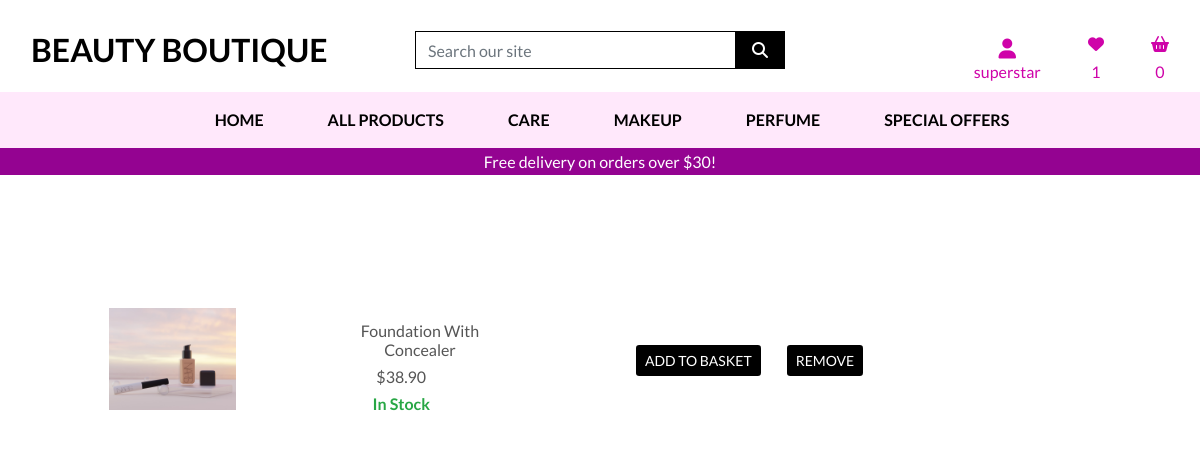
The page /favourites/ (signed in) on the database its author committed.
### products/models.py (models this page shows, shortened)
class Product(models.Model):
    category = models.ForeignKey('Category', null=True, blank=True,
                                 on_delete=models.SET_NULL)
    sku = models.CharField(max_length=254, null=True, blank=True)
    name = models.CharField(max_length=254)
    description = models.TextField()
    application = models.TextField()
    ingredients = models.TextField()
    price = models.DecimalField(max_digits=6, decimal_places=2)
    rating = models.DecimalField(max_digits=6, decimal_places=2, null=True,
                                 blank=True)
    image_url = models.URLField(max_length=1024, null=True, blank=True)
    image = models.ImageField(null=True, blank=True)
    available_products =  models.IntegerField(default=15)
    user_favourites = models.ManyToManyField(User, related_name='favourites', blank=True)

### favourites/views.py (the view)
# urls.py: path('', views.view_favourites, name='view_favourites'),
def view_favourites(request):
    return render(request, 'favourites/favourites.html')

### basket/contexts.py (called while the page is built, shortened)
def basket_contents(request):
    basket_items = []
    total = 0
    product_count = 0
    basket = request.session.get('basket', {})
    if total < settings.FREE_DELIVERY_THRESHOLD:
        delivery = total * Decimal(settings.STANDARD_DELIVERY_PERCENTAGE / 100)
        free_delivery_delta = settings.FREE_DELIVERY_THRESHOLD - total
    else:
        delivery = 0
        free_delivery_delta = 0
    grand_total = delivery + total
    context = {
        'basket_items' : basket_items,
        'total' : total,
        'product_count' : product_count,
        'delivery' : delivery,
        'free_delivery_delta' : free_delivery_delta,
        'free_delivery_threshold': settings.FREE_DELIVERY_THRESHOLD,
        'grand_total' : grand_total,
    }
    return context

### favourites/contexts.py (called while the page is built)
def favourites_contents(request):
    products = 0
    quantity = 0
    if request.user.is_authenticated:
        products = Product.objects.filter(user_favourites=request.user)
        quantity = (products).count()
    context = {
        "user_favourites": products,
        "quantity" : quantity,
        }
    return(context)

### favourites/templates/favourites/favourites.html (shortened to what this page needs)
{% extends 'base.html' %}
{% load static %}
{% block page_header %}
    <div class="container h-20 my-4 py-3 py-2">
        <div class="col-6 text-center mb-2 mx-auto">
            <h4 class="logo-font text-white font-weight-bold">
                <i class="fa-sharp fa-solid fa-heart" style="color: #ffffff;"></i> My Favourites</h4>
        </div>
    </div>
{% endblock %}
{% block content %}
<div class="container-fluid bg-white">
    <div class="col-12 text-center">
        {% if user_favourites %}
            {% for product in user_favourites %}
            <div class="fvt-product-container container-fluid mt-4">
                <div class="row">
                    <div class="col-sm-12 col-lg-3 d-flex align-items-center">
                        <div class="fvt-image-container">
                            {% if product.image %}
                            <a href="{{ product.image.url }}" target="_blank">
                                <img class="fvt-img py-3 w-50" src="{{ product.image.url }}" alt="{{ product.name }}">
                            </a>
                            {% else %}
                            <a href="">
                                <img class="fvt-img py-3 w-50" src="{{ MEDIA_URL }}noimage.jpg" alt="{{ product.name }}">
                            </a>
                           {% endif %}
                        </div>
                    </div>
                    <div class="col-sm-12 col-lg-3 fvt-align d-flex align-items-center">
                        <div class="col-12">
                            <div class="col-8 mb-1 mt-4">
                                <h6 class="fvt-heading font-weight-600">{{ product.name }}</h6>
                            </div>
                            <div class="col-6 mb-1">
                                <h6 class="fvt-heading">${{ product.price }}</h6>
                            </div><div class="col-6 mb-1">
                            {% if product.available_products %}
                            <h6 class="text-center availability font-weight-bold text-success">In Stock
                            </h6>
                            {% else %}
                            <small class="text-center availability">Out Of Stock
                                <i class="fa-solid fa-circle-xmark text-danger"></i>
                            </small>
                            {% endif %}
                            </div>
                        </div>
                    </div>
                    <div class="col-sm-12 col-lg-6 fvt-align pl-4 d-flex align-items-center">
                        <form class="form" action="{% url 'add_to_basket' product.id %}" method="POST">
                            <div class="form-row">
                                {% if product.available_products %}
                                <div class="btn ml-1 mb-1">
                                    <input class="btn btn-black btn-sm  text-center rounded-2 text-uppercase mt-2" type="submit" value="Add To Basket">
                                </div>
                                {% endif %}
                                <div class="btn">
                                    <a class="btn btn-black btn-sm text-center rounded-2 text-uppercase mt-2" href="{% url 'add_to_favourites' product.id  %}">
                                    Remove
                                    </a>
                                </div>
                            </div>
                        </form>
                    </div>
                </div>
            </div>
            {% endfor %}
        {% else %}
        <h5>
            Your Favourites is Empty.
        </h5>
        <p>Please add your favourite products.</p>
        {% endif %}
    </div>
</div>
{% endblock %}

### templates/base.html (shortened to what this page needs)
{% load static %}
<!doctype html>
<html lang="en">
  <head>
    {% block corecss %}
        <link rel="stylesheet" href="https://stackpath.bootstrapcdn.com/bootstrap/4.4.1/css/bootstrap.min.css">
        <link rel="stylesheet" href=" {% static 'css/base.css' %}">
    {% endblock %}
  </head>
  <body>
    <header class="container-fluid">
        <div id="topnav" class="row bg-white pt-lg-2 d-none d-md-flex">
          <div class="col-12 col-lg-4 my-auto py-1 py-lg-0 text-center text-lg-left">
              <a href="{% url 'home' %}" class="nav-link main-logo-link">
                  <h2 class="logo-font text-black my-0"><strong>Beauty Boutique</strong></h2>
              </a>
          </div>
          <div class="col-12 col-lg-4 my-auto py-1 py-lg-0">
              <form method="GET" action="{% url 'products' %}">
                  <div class="input-group w-100">
                      <input class="form-control border border-black rounded-0" type="text" name="q" placeholder="Search our site">
                      <div class="input-group-append">
                          <button class="form-control btn btn-black border border-black rounded-0" type="submit">
                              <span class="icon">
                                  <i class="fas fa-search"></i>
                              </span>
                          </button>
                      </div>
                  </div>
              </form>
          </div>
          <div class="col-12 col-lg-4 my-auto py-1 py-lg-0">
              <ul class="list-inline list-unstyled text-center text-lg-right my-0">
                  <li class="list-inline-item dropdown">
                      <a class="text-black nav-link" href="#" id="user-options" data-toggle="dropdown" aria-haspopup="true" aria-expanded="false">
                        <div class="text-center">
                          {% if request.user.is_authenticated %}
                          <div><i class="fas fa-user fa-lg" style="color: rgb(207, 3, 169)"></i>
                            <p class="my-0" style="color: rgb(207, 3, 169)">
                                {{ user.username }}
                            </p>
                          </div>
                          {% else %}
                          <div>
                          <i class="fas fa-user fa-lg"></i></div>
                          {% endif %}
                      </div>
                      </a>
                  </li>
                  <li class="list-inline-item my-auto">
                    <a class="text-black nav-link" href="{% url 'view_favourites' %}" id="user-options"  aria-haspopup="true" aria-expanded="false">
                      <div class="text-center">
                        {% if request.user.is_authenticated %}
                            {% if user_favourites %}
                            <div><i class="icon fa-solid fa-heart" style="color: rgb(207, 3, 169)"></i>
                                <p class="my-0" style="color: rgb(207, 3, 169)">
                                    {{quantity}}
                                </p>
                            {% else %}
                            <div><i class="icon fa-solid fa-heart" style="color: rgb(207, 3, 169)"></i>
                                <p class="my-0" style="color: rgb(207, 3, 169)">0</p>
                            </div>
                            {% endif %}
                        {% else %}
                        <div><i class="fa-solid fa-heart icon"></i>
                        </div>
                        {% endif %}
                      </div>
                    </a>
                  </li>
                  <li class="list-inline-item my-auto">
                      <a class="nav-link" href="{% url 'view_basket' %}">
                          <div class="text-center">
                            {% if request.user.is_authenticated %}
                            <div><i class="fa-sharp fa-solid fa-basket-shopping my-2" style="color: rgb(207, 3, 169)"></i>
                                <p class="my-0" style="color: rgb(207, 3, 169)">
                                    {% if grand_total %}
                                        ${{ grand_total|floatformat:2 }}
                                    {% else %}
                                        0
                                    {% endif %}
                                </p>
                            </div>
                          {% else %}
                          <div><i class="fa-sharp fa-solid fa-basket-shopping" style="color: black;"></i></div>
                          {% endif %}
                        </div>
                      </a>
                  </li>
              </ul>
          </div>
        </div>
        <div id="nav-bar" class="row">
            <nav class="navbar navbar-expand-lg navbar-light w-100">
                {% include 'includes/main-nav.html' %}
            </nav>
        </div>
        <div id="delivery-banner" class="row text-center">
            <div class="col text-white">
                <h6 class="my-1 mx-auto">Free delivery on orders over ${{ free_delivery_threshold }}!</h6>
            </div>
        </div>
    </header>
    {% block page_header %}
    {% endblock %}
    {% block content %}
    {% endblock %}
  </body>
</html>

### static/css/base.css (style rules this page uses)
html { height: 100%; }
body { background: url('/media/sincerely-media-EmdXBCY_Cds-unsplash.jpg') no-repeat center center fixed; background-size: cover; height: calc(100vh - 164px); color: #555; font-family: 'Lato'; }
#delivery-banner { margin-top: 0; background-color: rgb(148, 3, 145); }
.icon { align-items: center; display: inline-flex; justify-content: center; height: 1.5rem; width: 1.5rem; }
.logo-font { text-transform: uppercase; }
.main-logo-link { width: fit-content; }
.btn-black { background: black; color: white; }
.text-black { color: #000 !important; }
.border-black { border: 1px solid black !important; }
#nav-bar { background-color: rgba(255, 223, 250, 0.699); }
@media (min-width: 1200px) { .container { max-width: 80%; } }

### rows shown on the page
Product: image (picture), name "Foundation With Concealer", price "38.90", available_products "In Stock"

### other values the page prints
{{ user.username }} "superstar"
{{ quantity }} "1"
{{ free_delivery_threshold }} "30"
